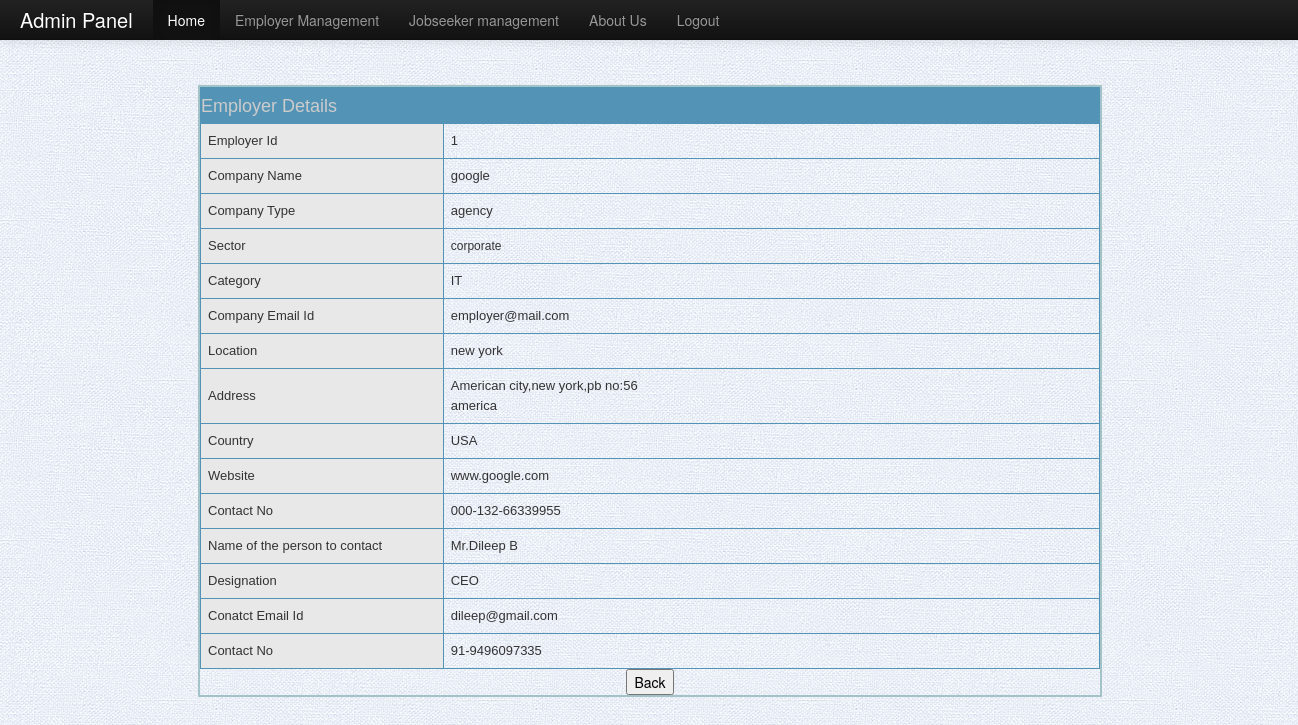
The app's page /admin/employer_details.php?er_id=1 with its own data.
### tables this page shows
CREATE TABLE `employers` (
  `er_id` int(6) NOT NULL,
  `er_company` varchar(128) NOT NULL,
  `er_companytype` varchar(128) NOT NULL,
  `er_sector` varchar(128) NOT NULL,
  `er_category` varchar(128) NOT NULL,
  `er_companyemail` varchar(64) NOT NULL,
  `er_password` varchar(64) NOT NULL,
  `er_address` varchar(255) NOT NULL,
  `er_city` varchar(128) NOT NULL,
  `er_state` varchar(64) NOT NULL,
  `er_country` varchar(128) NOT NULL,
  `er_website` varchar(128) NOT NULL,
  `er_TCCode` varchar(64) NOT NULL,
  `er_TACode` varchar(64) NOT NULL,
  `er_TNumber` varchar(64) NOT NULL,
  `er_title` varchar(64) NOT NULL,
  `er_fname` varchar(64) NOT NULL,
  `er_lname` varchar(64) NOT NULL,
  `er_designation` varchar(64) NOT NULL,
  `er_contactemail` varchar(64) NOT NULL,
  `er_MCCode` varchar(64) NOT NULL,
  `er_MNumber` varchar(64) NOT NULL,
  `er_active` int(1) NOT NULL
);

### admin/employer_details.php (the view, shortened to what this page needs)
<?php
$dbc = @mysqli_connect(DATABASE_HOST, DATABASE_USER, DATABASE_PASSWORD,DATABASE_NAME);
$id=$_GET['er_id'];
$query = "select * from employers where er_id=$id";
$result = mysqli_query($dbc,$query);
$row = mysqli_fetch_array($result,MYSQLI_ASSOC)
?>
<!DOCTYPE html PUBLIC "-//W3C//DTD XHTML 1.0 Transitional//EN" "http://www.w3.org/TR/xhtml1/DTD/xhtml1-transitional.dtd">
<html xmlns="http://www.w3.org/1999/xhtml">
<head>
<link rel="stylesheet" type="text/css" href="css/style.css" />
 <link href="css/bootstrap.css" rel="stylesheet">
 <link href="css/bootstrap-responsive.css" rel="stylesheet">
</head>
<body>
  <div class="navbar navbar-inverse navbar-fixed-top">
      <div class="navbar-inner">
        <div class="container-fluid">
          <a class="brand" href="#">Admin Panel</a>
          <div class="nav-collapse collapse">
            <ul class="nav">
              <li class="active"><a href="home.php">Home</a></li>
              <li><a href="employer.php">Employer Management</a></li>
              <li><a href="jobseeker.php">Jobseeker management</a></li>
              <li><a href="">About Us</a><li>
              <li><a href="logout.php">Logout</a></li>
            </ul>
          </div>
        </div>
      </div>
    </div>
<div id="reg_maindiv">
<div class="container">
<div class="advanced_search_div" align="center">
<p>&nbsp;</p>
<p>&nbsp;</p>
<div style="width:900px;  margin:10px 0 0 10px; font-family:Arial; font-size:13px; border:2px solid rgba(147, 184, 189,0.8);" align="center">
    <table width="100%" height="auto" border="1" bordercolor="#5393b5" cellpadding="0" cellspacing="0">
  <tr>
    <td height="35" colspan="2" bgcolor="#5393b5">
    <span class="job_details_text" style="font-family:Tahoma, Geneva, sans-serif; font-size:18px; color:#CCC;">Employer Details</span>
    </td>
    </tr>
    <?php
  echo '<tr>
    <td width="27%" bgcolor="#e9e8e8" style="padding:7px;">Employer Id</td>
    <td width="73%" style="padding:7px;">'.$row['er_id'].'</td>
  </tr>
 <tr>
    <td width="27%" bgcolor="#e9e8e8" style="padding:7px;">Company Name</td>
    <td width="73%" style="padding:7px;">'.$row['er_company'].'</td>
  </tr>
  <tr>
    <td bgcolor="#e9e8e8" style="padding:7px;">Company Type</td>
    <td style="padding:7px;">'.$row['er_companytype'].'</td>
  </tr>
  <tr>
    <td bgcolor="#e9e8e8" style="padding:7px;">Sector</td>
    <td style="padding:7px; font-size:12px;">'.$row['er_sector'].'</td>
  </tr>
  <tr>
    <td bgcolor="#e9e8e8" style="padding:7px;">Category</td>
    <td style="padding:7px;">'.$row['er_category'].'</td>
  </tr>
  <tr>
    <td bgcolor="#e9e8e8" style="padding:7px;">Company Email Id</td>
    <td style="padding:7px;">'.$row['er_companyemail'].'</td>
  </tr>
  <tr>
    <td bgcolor="#e9e8e8" style="padding:7px;">Location</td>
    <td style="padding:7px;">'.$row['er_city'].'</td>
  </tr>
  <tr>
    <td bgcolor="#e9e8e8" style="padding:7px;">Address</td>
    <td style="padding:7px;">'.$row['er_address'].'<br>
	'.$row['er_state'].'</td>
  </tr>
  <tr>
    <td bgcolor="#e9e8e8" style="padding:7px;">Country</td>
    <td style="padding:7px;">'.$row['er_country'].'</td>
  </tr>
  <tr>
    <td bgcolor="#e9e8e8" style="padding:7px;">Website</td>
    <td style="padding:7px;">'.$row['er_website'].'</td>
  </tr>
  <tr>
    <td bgcolor="#e9e8e8" style="padding:7px;">Contact No</td>
    <td style="padding:7px;">'.$row['er_TCCode'].'-'.$row['er_TACode'].'-'.$row['er_TNumber'].'</td>
  </tr>
  <tr>
    <td bgcolor="#e9e8e8" style="padding:7px;">Name of the person to contact</td>
    <td style="padding:7px;">'.$row['er_title'].''.$row['er_fname'].' '.$row['er_lname'].'</td>
  </tr>
  <tr>
    <td bgcolor="#e9e8e8" style="padding:7px;">Designation</td>
    <td style="padding:7px;">'.$row['er_designation'].'</td>
  </tr>
  <tr>
    <td bgcolor="#e9e8e8" style="padding:7px;">Conatct Email Id</td>
    <td style="padding:7px;">'.$row['er_contactemail'].'</td>
  </tr>
  <tr>
    <td bgcolor="#e9e8e8" style="padding:7px;">Contact No</td>
    <td style="padding:7px;">'.$row['er_MCCode'].'-'.$row['er_MNumber'].'</td>
  </tr>'
?>
</table>
<a href="employer.php">
<input name="" type="submit" value="Back" class="applynow_button" /></a>
</div>
</div>
</div>
</div>
</body>
</html>

### admin/css/style.css (style rules this page uses)
body { margin:0; padding:0;background: #fff url(../images/bg.jpg) repeat top left; }
#reg_maindiv { width:1280px; min-height:400px; height:auto; margin:25px auto 0 auto; padding:0 8px 25px 0; overflow:hidden; }

### admin/employer_details.php (style rules this page uses)
.container { width: 100%; height: 100%; position: relative; text-align: center; }

### records on screen
employers: er_id "1", er_company "google", er_companytype "agency", er_sector "corporate", er_category "IT", er_companyemail "employer@mail.com", er_city "new york", er_address "American city,new york,pb no:56", er_state "america", er_country "USA", er_website "www.google.com", er_TCCode "000", er_TACode "132", er_TNumber "66339955", er_title "Mr.", er_fname "Dileep", er_lname "B", er_designation "CEO", er_contactemail "dileep@gmail.com", er_MCCode "91", er_MNumber "9496097335"
